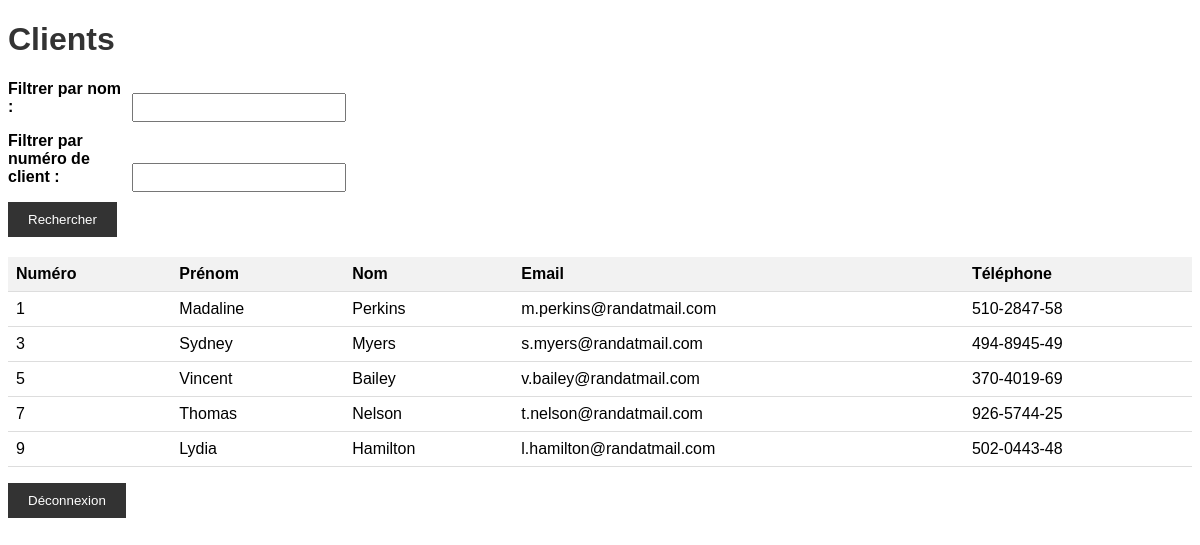
Page /0.bdd/clients.php (signed in) on the committed database.
### tables this page shows
CREATE TABLE IF NOT EXISTS CLIENT (
    CLIENT_NUMBER INT PRIMARY KEY,
    FIRST_NAME VARCHAR(255),
    LAST_NAME VARCHAR(255),
    EMAIL_ADDRESS VARCHAR(255),
    PHONE_NUMBER VARCHAR(20) CHECK (LENGTH(PHONE_NUMBER) <= 20),
    CONSTRAINT CHK_CLIENT_NAME_LENGTH CHECK (LENGTH(FIRST_NAME) <= 100 AND LENGTH(LAST_NAME) <= 100)
);

### www/0.bdd/clients.php (the view, shortened to what this page needs)
<?php
$bdd = new PDO('mysql:host=ms8db;dbname=groupXX', 'groupXX', 'secret');
$nom_filter = isset($_POST['nom_filter']) ? $_POST['nom_filter'] : '';
$numero_filtrer = isset($_POST['numero_filtrer']) ? $_POST['numero_filtrer'] : '';
$query = 'SELECT * FROM CLIENT WHERE 1=1';
$parameters = array();
$stmt = $bdd->prepare($query);
$stmt->execute($parameters);
$clients = $stmt->fetchAll(PDO::FETCH_ASSOC);
?>
<!DOCTYPE html>
<html>
    <head>
    </head>
    <body>
        <h1>Clients</h1>
        <form method="post" action="clients.php">
            <label for="nom_filter">Filtrer par nom :</label>
            <input type="text" name="nom_filter" value="<?= $nom_filter ?>">
            <br>
            <label for="numero_filtrer">Filtrer par numéro de client :</label>
            <input type="text" name="numero_filtrer" value="<?= $numero_filtrer ?>">
            <br>
            <input type="submit" value="Rechercher">
        </form>
        <table>
            <thead>
                <tr>
                    <th>Numéro</th>
                    <th>Prénom</th>
                    <th>Nom</th>
                    <th>Email</th>
                    <th>Téléphone</th>
                </tr>
            </thead>
            <tbody>
                <?php foreach ($clients as $client): ?>
                    <tr>
                        <td><?= htmlentities($client['CLIENT_NUMBER']) ?></td>
                        <td><?= htmlentities($client['FIRST_NAME']) ?></td>
                        <td><?= htmlentities($client['LAST_NAME']) ?></td>
                        <td><?= htmlentities($client['EMAIL_ADDRESS']) ?></td>
                        <td><?= htmlentities($client['PHONE_NUMBER']) ?></td>
                    </tr>
                <?php endforeach; ?>
            </tbody>
        </table>
        <form method="post" action="acces-bdd.php">
                <p>
                    <input type="submit" value="Déconnexion">
                </p>
            </form>
    </body>
</html>

### www/0.bdd/clients.php (style rules this page uses)
body { font-family: Arial, sans-serif; }
h1 { color: #333; }
form { margin-bottom: 20px; }
label { display: inline-block; width: 120px; font-weight: bold; }
input[type="text"] { width: 200px; padding: 5px; margin-bottom: 10px; }
input[type="submit"] { padding: 10px 20px; background-color: #333; color: #fff; border: none; cursor: pointer; }
table { border-collapse: collapse; width: 100%; }
th, td { padding: 8px; text-align: left; border-bottom: 1px solid #ddd; }
th { background-color: #f2f2f2; }

### rows in the picture
client: CLIENT_NUMBER "1", FIRST_NAME "Madaline", LAST_NAME "Perkins", EMAIL_ADDRESS "m.perkins@randatmail.com", PHONE_NUMBER "510-2847-58"
client: CLIENT_NUMBER "3", FIRST_NAME "Sydney", LAST_NAME "Myers", EMAIL_ADDRESS "s.myers@randatmail.com", PHONE_NUMBER "494-8945-49"
client: CLIENT_NUMBER "5", FIRST_NAME "Vincent", LAST_NAME "Bailey", EMAIL_ADDRESS "v.bailey@randatmail.com", PHONE_NUMBER "370-4019-69"
client: CLIENT_NUMBER "7", FIRST_NAME "Thomas", LAST_NAME "Nelson", EMAIL_ADDRESS "t.nelson@randatmail.com", PHONE_NUMBER "926-5744-25"
client: CLIENT_NUMBER "9", FIRST_NAME "Lydia", LAST_NAME "Hamilton", EMAIL_ADDRESS "l.hamilton@randatmail.com", PHONE_NUMBER "502-0443-48"
